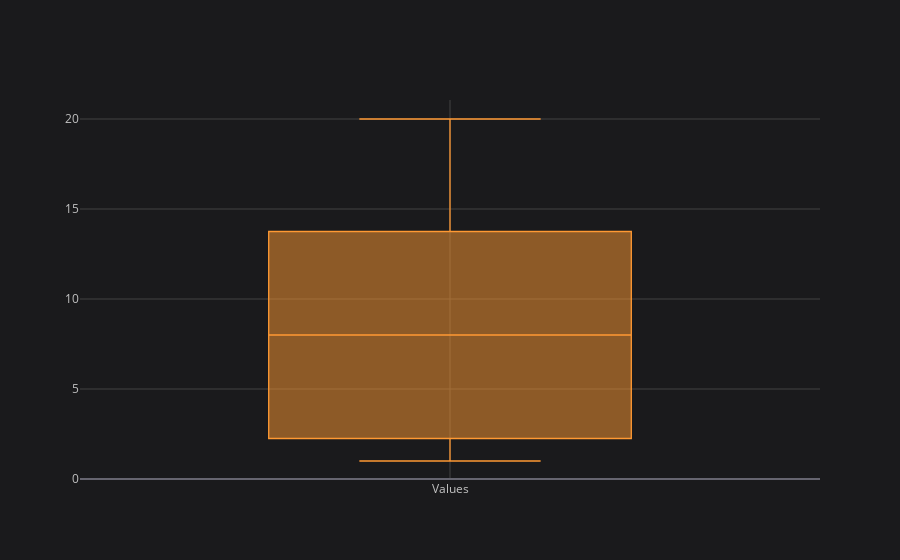

Notebook code for this chart:
### Code cell
x.iplot(kind="box")

### Figure 1 — Plotly figure (JSON) as saved in the notebook; plotly's stock layout.template omitted (floating-point values rounded to 4 significant figures)
{"data": [{"boxpoints": false, "line": {"width": 1.3}, "marker": {"color": "rgba(255, 153, 51, 1.0)"}, "name": "Values", "orientation": "v", "type": "box", "y": [1, 2, 3, 8, 10, 15, 20]}], "layout": {"legend": {"bgcolor": "#1A1A1C", "font": {"color": "#D9D9D9"}}, "paper_bgcolor": "#1A1A1C", "plot_bgcolor": "#1A1A1C", "title": {"font": {"color": "#D9D9D9"}}, "xaxis": {"gridcolor": "#434343", "showgrid": true, "tickfont": {"color": "#C2C2C2"}, "title": {"font": {"color": "#D9D9D9"}, "text": ""}, "zerolinecolor": "#666570"}, "yaxis": {"gridcolor": "#434343", "showgrid": true, "tickfont": {"color": "#C2C2C2"}, "title": {"font": {"color": "#D9D9D9"}, "text": ""}, "zerolinecolor": "#666570"}}}
